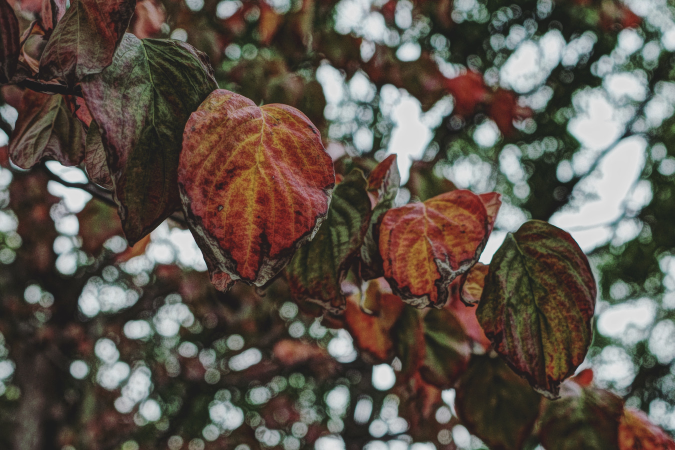
//> input picture PhotoMosaicArt/material/R00001.jpg, 1350 x 900 px, given in place of R00001.png, which was not available (shown at 1/2 size)
$ ./MaterialProcessing   (built with g++ and OpenCV 4)
//> lines starting //> are read from the running program, lines starting //| are printed output that depends on the picture; pictures that were not available may be replaced by others from this repository, and a replacement may not be noted
#include <opencv2/core/core.hpp>
#include <opencv2/imgproc/imgproc.hpp>
#include <opencv2/highgui/highgui.hpp>
#include <string>
#include <iostream>
#include <vector>
using namespace std;

#define PhotoNum 40000    //素材画像の枚数
#define HeightSize 42    //素材画像の縦のサイズ変更
#define outputnum 1     //書き出し回数

vector<int> B, G, R;

//バブルソートB
void sortB(int lb, int ub)
{
	int i, j, k;
	double pivot;
	int tmp;

	if(lb < ub) {
		k = (lb + ub) / 2;
		pivot = B[k];
		i = lb;
		j = ub;
		do {
			while(B[i] < pivot) {
				i++;
			}
			while(B[j] > pivot) {
				j--;
			}
			if(i <= j) {
				tmp = B[i];
				B[i] = B[j];
				B[j] = tmp;
				i++;
				j--;
			}
		} while(i <= j);
		sortB(lb, j);
		sortB(i, ub);
	}
}
//バブルソートB
/*
void sortB(int m, int M)
{
   int flag = 1;
    while(flag) {
        flag = 0;
        for(int i = M; i > m; i--) {
            if(B[i] < B[i-1]) {
                int b = B[i-1];
                B[i-1] = B[i];
                B[i] = b;
                flag = 1;
            }
        }
    }
}
*/

//バブルソートG
void sortG(int lb, int ub)
{
	int i, j, k;
	double pivot;
	int tmp;

	if(lb < ub) {
		k = (lb + ub) / 2;
		pivot = G[k];
		i = lb;
		j = ub;
		do {
			while(G[i] < pivot) {
				i++;
			}
			while(G[j] > pivot) {
				j--;
			}
			if(i <= j) {
				tmp = G[i];
				G[i] = G[j];
				G[j] = tmp;
				i++;
				j--;
			}
		} while(i <= j);
		sortG(lb, j);
		sortG(i, ub);
	}
}
/*
void sortG(int m, int M)
{
   int flag = 1;
    while(flag) {
        flag = 0;
        for(int i = M; i > m; i--) {
            if(G[i] < G[i-1]) {
                int b = G[i-1];
                G[i-1] = G[i];
                G[i] = b;
                flag = 1;
            }
        }
    }
}
*/

//バブルソートR
void sortR(int lb, int ub)
{
	int i, j, k;
	double pivot;
	int tmp;

	if(lb < ub) {
		k = (lb + ub) / 2;
		pivot = R[k];
		i = lb;
		j = ub;
		do {
			while(R[i] < pivot) {
				i++;
			}
			while(R[j] > pivot) {
				j--;
			}
			if(i <= j) {
				tmp = R[i];
				R[i] = R[j];
				R[j] = tmp;
				i++;
				j--;
			}
		} while(i <= j);
		sortR(lb, j);
		sortR(i, ub);
	}
}
/*
void sortR(int m, int M)
{
   int flag = 1;
    while(flag) {
        flag = 0;
        for(int i = M; i > m; i--) {
            if(R[i] < R[i-1]) {
                int b = R[i-1];
                R[i-1] = R[i];
                R[i] = b;
                flag = 1;
            }
        }
    }
}
*/

int main(int argc, char *argv[])
{
    FILE *fp;
    double ResizeRate; //resize()の縮小割合
    long long cnt;

    //素材画像の処理
    if((fp = fopen("MaterialResult.csv", "w")) == NULL) {
		cout << "ファイルがひらけませんでした";
		exit(-1);
	}
    string FolderName = "../material/R"; //ファイルパス共通部分
    string FN; //ファイルパス
    cv::Mat img; //画像格納変数

    for(int i = 1; i <= PhotoNum; i++) {
        //画像入力
        if(i < 10) {
            FN = FolderName + "0000" + to_string(i) + ".png";
            img= cv::imread(FN, 1);
//> img is the input picture: 900 rows x 1350 cols, CV_8UC3; mean B, G, R 76.7, 85.4, 94.2
        } else if(i < 100) {
            FN = FolderName + "000" + to_string(i) + ".png";
            img = cv::imread(FN, 1);
        } else if(i < 1000) {
            FN = FolderName + "00" + to_string(i) + ".png";
            img = cv::imread(FN, 1);
        } else if(i < 10000){
            FN = FolderName + "0" + to_string(i) + ".png";
            img = cv::imread(FN, 1);
        } else {
            FN = FolderName + to_string(i) + ".png";
            img = cv::imread(FN, 1);
        }

        //resize
        ResizeRate = (double)HeightSize / (double)img.size().height;
//> ResizeRate = 0.0467
        cv::resize(img, img, cv::Size(), ResizeRate, ResizeRate);
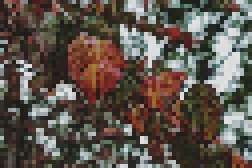
//> img: 42 rows x 63 cols, CV_8UC3 (shown 4 times larger); mean B, G, R 76.5, 85.3, 93.8

        //初期化
        cnt = 0;
        B.resize(img.rows * img.cols);
//> B = 2646 values from 0 to 0
        G.resize(img.rows * img.cols);
//> G = 2646 values from 0 to 0
        R.resize(img.rows * img.cols);
//> R = 2646 values from 0 to 0

        //全画素値取得
        for(int y = 0; y < img.rows; ++y){
	        for(int x = 0; x < img.cols; ++x){
                B[cnt] = img.at<cv::Vec3b>(y, x)[0];
                G[cnt] = img.at<cv::Vec3b>(y, x)[1];
                R[cnt] = img.at<cv::Vec3b>(y, x)[2];
                cnt++;
	        }
        }
//> this loop made 42 passes
//> cnt on passes 1 to 12: 63, 126, 189, 252, 315, 378, 441, 504, 567, 630, 693, 756
//> after the loop, B = 2646 values, max 227 at index 363, min 25 at index 282, mean 76.47; G = 2646 values, max 226 at index 1064, min 26 at index 190, mean 85.3; R = 2646 values, max 226 at index 1064, min 26 at index 48, mean 93.79; cnt = 2646

        //各画素値のソート
        sortB(0, img.rows * img.cols - 1);
//> in sortB, `pivot = B[k];`: pivot = 29
//> the loop in sortB, `do` made 356 passes
//> (i, j, tmp) on passes 1 to 12: (1, 2644, 29), (2, 2641, 96), (3, 2639, 94), (4, 2638, 64), (5, 2634, 55), (6, 2633, 140), (7, 2630, 128), (8, 2628, 29), (9, 2586, 30), (11, 2582, 34), (12, 2576, 40), (13, 2575, 34)
//> (tmp, i, j) on passes 61 to 66: (36, 71, 2318), (45, 72, 2316), (35, 73, 2313), (29, 75, 2312), (29, 76, 2310), (76, 77, 2285)
//> after the loop in sortB, `do`: i = 390; j = 389; B = 2646 values, max 227 at index 518, min 25 at index 137, mean 76.47
//> the loop in sortB (call 2), `do` made 128 passes
//> (i, j, tmp) on passes 1 to 12: (1, 388, 29), (2, 384, 29), (3, 381, 28), (4, 380, 29), (5, 379, 28), (6, 375, 29), (7, 374, 29), (8, 369, 29), (9, 368, 28), (10, 367, 28), (11, 366, 28), (12, 365, 29)
        sortG(0, img.rows * img.cols - 1);
//> the loop in sortG (call 2), `do` made 119 passes
        sortR(0, img.rows * img.cols - 1);
//> the loop in sortR (call 2), `do` made 31 passes

        cout << i << endl;
        //画素値の中央値の書き出し
        for(int i = 0; i < outputnum; i++) {
            fprintf(fp, "%d,%d,%d\n", B[img.rows * img.cols / 2], G[img.rows * img.cols / 2], R[img.rows * img.cols / 2]);
        }
    }
//> pass 2 of the loop `for(int i = 1; i <= PhotoNum; i++)`:
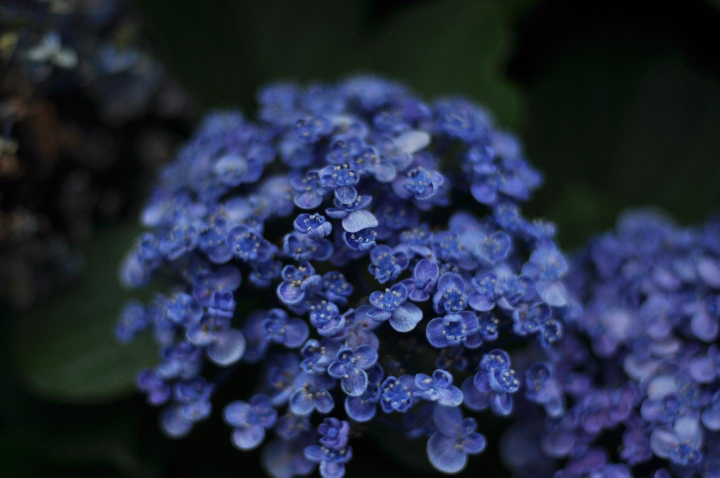
//> input picture PhotoMosaicArt/material/R00002.jpg, 1440 x 955 px, given in place of R00002.png, which was not available (shown at 1/2 size)
//> img is the input picture: 955 rows x 1440 cols, CV_8UC3; mean B, G, R 67.1, 45.1, 36.3
//> `cv::resize(img, img, cv::Size(), ResizeRate, ResizeRate);`:
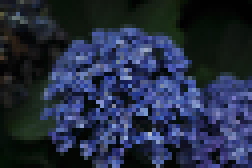
//> img: 42 rows x 63 cols, CV_8UC3 (shown 4 times larger); mean B, G, R 67.1, 45.1, 36.4
//> (the run ends here: the program stops with an error, at `cv::resize(img, img, cv::Size(), ResizeRate, ResizeRate);`)
